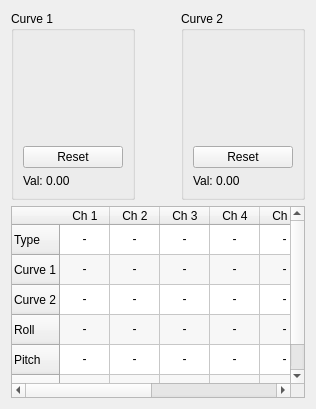
         <widget class="QWidget" name="custom">
          <layout class="QHBoxLayout" name="horizontalLayout_15">
           <item>
            <layout class="QGridLayout" name="gridLayout">
             <item row="0" column="0">
              <layout class="QHBoxLayout" name="horizontalLayout_14">
               <item>
                <widget class="QGroupBox" name="groupBox_4">
                 <property name="title">
                  <string>Curve 1</string>
                 </property>
                 <layout class="QVBoxLayout" name="verticalLayout_7">
                  <item>
                   <widget class="MixerCurveWidget" name="customThrottle1Curve" native="true">
                    <property name="sizePolicy">
                     <sizepolicy hsizetype="MinimumExpanding" vsizetype="MinimumExpanding">
                      <horstretch>0</horstretch>
                      <verstretch>0</verstretch>
                     </sizepolicy>
                    </property>
                    <property name="minimumSize">
                     <size>
                      <width>100</width>
                      <height>100</height>
                     </size>
                    </property>
                    <property name="maximumSize">
                     <size>
                      <width>200</width>
                      <height>200</height>
                     </size>
                    </property>
                   </widget>
                  </item>
                  <item>
                   <widget class="QPushButton" name="customReset1">
                    <property name="sizePolicy">
                     <sizepolicy hsizetype="Minimum" vsizetype="Minimum">
                      <horstretch>0</horstretch>
                      <verstretch>0</verstretch>
                     </sizepolicy>
                    </property>
                    <property name="minimumSize">
                     <size>
                      <width>0</width>
                      <height>0</height>
                     </size>
                    </property>
                    <property name="text">
                     <string>Reset</string>
                    </property>
                   </widget>
                  </item>
                  <item>
                   <widget class="QLabel" name="customThrottleCurve1Value">
                    <property name="text">
                     <string>Val: 0.00</string>
                    </property>
                   </widget>
                  </item>
                 </layout>
                </widget>
               </item>
               <item>
                <spacer name="horizontalSpacer_9">
                 <property name="orientation">
                  <enum>Qt::Horizontal</enum>
                 </property>
                 <property name="sizeHint" stdset="0">
                  <size>
                   <width>40</width>
                   <height>20</height>
                  </size>
                 </property>
                </spacer>
               </item>
               <item>
                <widget class="QGroupBox" name="groupBox_5">
                 <property name="title">
                  <string>Curve 2</string>
                 </property>
                 <layout class="QVBoxLayout" name="verticalLayout_17">
                  <item>
                   <widget class="MixerCurveWidget" name="customThrottle2Curve" native="true">
                    <property name="sizePolicy">
                     <sizepolicy hsizetype="MinimumExpanding" vsizetype="MinimumExpanding">
                      <horstretch>0</horstretch>
                      <verstretch>0</verstretch>
                     </sizepolicy>
                    </property>
                    <property name="minimumSize">
                     <size>
                      <width>100</width>
                      <height>100</height>
                     </size>
                    </property>
                    <property name="maximumSize">
                     <size>
                      <width>200</width>
                      <height>200</height>
                     </size>
                    </property>
                   </widget>
                  </item>
                  <item>
                   <widget class="QPushButton" name="customReset2">
                    <property name="text">
                     <string>Reset</string>
                    </property>
                   </widget>
                  </item>
                  <item>
                   <widget class="QLabel" name="customThrottleCurve2Value">
                    <property name="text">
                     <string>Val: 0.00</string>
                    </property>
                   </widget>
                  </item>
                 </layout>
                </widget>
               </item>
              </layout>
             </item>
             <item row="1" column="0">
              <widget class="QTableWidget" name="customMixerTable">
               <property name="sizePolicy">
                <sizepolicy hsizetype="MinimumExpanding" vsizetype="MinimumExpanding">
                 <horstretch>0</horstretch>
                 <verstretch>0</verstretch>
                </sizepolicy>
               </property>
               <property name="alternatingRowColors">
                <bool>true</bool>
               </property>
               <attribute name="horizontalHeaderDefaultSectionSize">
                <number>50</number>
               </attribute>
               <attribute name="horizontalHeaderStretchLastSection">
                <bool>false</bool>
               </attribute>
               <row>
                <property name="text">
                 <string>Type</string>
                </property>
               </row>
               <row>
                <property name="text">
                 <string>Curve 1</string>
                </property>
               </row>
               <row>
                <property name="text">
                 <string>Curve 2</string>
                </property>
               </row>
               <row>
                <property name="text">
                 <string>Roll</string>
                </property>
               </row>
               <row>
                <property name="text">
                 <string>Pitch</string>
                </property>
               </row>
               <row>
                <property name="text">
                 <string>Yaw</string>
                </property>
               </row>
               <column>
                <property name="text">
                 <string>Ch 1</string>
                </property>
               </column>
               <column>
                <property name="text">
                 <string>Ch 2</string>
                </property>
               </column>
               <column>
                <property name="text">
                 <string>Ch 3</string>
                </property>
               </column>
               <column>
                <property name="text">
                 <string>Ch 4</string>
                </property>
               </column>
               <column>
                <property name="text">
                 <string>Ch 5</string>
                </property>
               </column>
               <column>
                <property name="text">
                 <string>Ch 6</string>
                </property>
               </column>
               <column>
                <property name="text">
                 <string>Ch 7</string>
                </property>
               </column>
               <column>
                <property name="text">
                 <string>Ch 8</string>
                </property>
               </column>
               <item row="0" column="0">
                <property name="text">
                 <string>-</string>
                </property>
                <property name="textAlignment">
                 <set>AlignHCenter|AlignVCenter|AlignCenter</set>
                </property>
               </item>
               <item row="0" column="1">
                <property name="text">
                 <string>-</string>
                </property>
                <property name="textAlignment">
                 <set>AlignHCenter|AlignVCenter|AlignCenter</set>
                </property>
               </item>
               <item row="0" column="2">
                <property name="text">
                 <string>-</string>
                </property>
                <property name="textAlignment">
                 <set>AlignHCenter|AlignVCenter|AlignCenter</set>
                </property>
               </item>
               <item row="0" column="3">
                <property name="text">
                 <string>-</string>
                </property>
                <property name="textAlignment">
                 <set>AlignHCenter|AlignVCenter|AlignCenter</set>
                </property>
               </item>
               <item row="0" column="4">
                <property name="text">
                 <string>-</string>
                </property>
                <property name="textAlignment">
                 <set>AlignHCenter|AlignVCenter|AlignCenter</set>
                </property>
               </item>
               <item row="0" column="5">
                <property name="text">
                 <string>-</string>
                </property>
                <property name="textAlignment">
                 <set>AlignHCenter|AlignVCenter|AlignCenter</set>
                </property>
               </item>
               <item row="0" column="6">
                <property name="text">
                 <string>-</string>
                </property>
                <property name="textAlignment">
                 <set>AlignHCenter|AlignVCenter|AlignCenter</set>
                </property>
               </item>
               <item row="0" column="7">
                <property name="text">
                 <string>-</string>
                </property>
                <property name="textAlignment">
                 <set>AlignHCenter|AlignVCenter|AlignCenter</set>
                </property>
               </item>
               <item row="1" column="0">
                <property name="text">
                 <string>-</string>
                </property>
                <property name="textAlignment">
                 <set>AlignHCenter|AlignVCenter|AlignCenter</set>
                </property>
               </item>
               <item row="1" column="1">
                <property name="text">
                 <string>-</string>
                </property>
                <property name="textAlignment">
                 <set>AlignHCenter|AlignVCenter|AlignCenter</set>
                </property>
               </item>
               <item row="1" column="2">
                <property name="text">
                 <string>-</string>
                </property>
                <property name="textAlignment">
                 <set>AlignHCenter|AlignVCenter|AlignCenter</set>
                </property>
               </item>
               <item row="1" column="3">
                <property name="text">
                 <string>-</string>
                </property>
                <property name="textAlignment">
                 <set>AlignHCenter|AlignVCenter|AlignCenter</set>
                </property>
               </item>
               <item row="1" column="4">
                <property name="text">
                 <string>-</string>
                </property>
                <property name="textAlignment">
                 <set>AlignHCenter|AlignVCenter|AlignCenter</set>
                </property>
               </item>
               <item row="1" column="5">
                <property name="text">
                 <string>-</string>
                </property>
                <property name="textAlignment">
                 <set>AlignHCenter|AlignVCenter|AlignCenter</set>
                </property>
               </item>
               <item row="1" column="6">
                <property name="text">
                 <string>-</string>
                </property>
                <property name="textAlignment">
                 <set>AlignHCenter|AlignVCenter|AlignCenter</set>
                </property>
               </item>
               <item row="1" column="7">
                <property name="text">
                 <string>-</string>
                </property>
                <property name="textAlignment">
                 <set>AlignHCenter|AlignVCenter|AlignCenter</set>
                </property>
               </item>
               <item row="2" column="0">
                <property name="text">
                 <string>-</string>
                </property>
                <property name="textAlignment">
                 <set>AlignHCenter|AlignVCenter|AlignCenter</set>
                </property>
               </item>
               <item row="2" column="1">
                <property name="text">
                 <string>-</string>
                </property>
                <property name="textAlignment">
                 <set>AlignHCenter|AlignVCenter|AlignCenter</set>
                </property>
               </item>
               <item row="2" column="2">
                <property name="text">
                 <string>-</string>
                </property>
                <property name="textAlignment">
                 <set>AlignHCenter|AlignVCenter|AlignCenter</set>
                </property>
               </item>
               <item row="2" column="3">
                <property name="text">
                 <string>-</string>
                </property>
                <property name="textAlignment">
                 <set>AlignHCenter|AlignVCenter|AlignCenter</set>
                </property>
               </item>
               <item row="2" column="4">
                <property name="text">
                 <string>-</string>
                </property>
                <property name="textAlignment">
                 <set>AlignHCenter|AlignVCenter|AlignCenter</set>
                </property>
               </item>
               <item row="2" column="5">
                <property name="text">
                 <string>-</string>
                </property>
                <property name="textAlignment">
                 <set>AlignHCenter|AlignVCenter|AlignCenter</set>
                </property>
               </item>
               <item row="2" column="6">
                <property name="text">
                 <string>-</string>
                </property>
                <property name="textAlignment">
                 <set>AlignHCenter|AlignVCenter|AlignCenter</set>
                </property>
               </item>
               <item row="2" column="7">
                <property name="text">
                 <string>-</string>
                </property>
                <property name="textAlignment">
                 <set>AlignHCenter|AlignVCenter|AlignCenter</set>
                </property>
               </item>
               <item row="3" column="0">
                <property name="text">
                 <string>-</string>
                </property>
                <property name="textAlignment">
                 <set>AlignHCenter|AlignVCenter|AlignCenter</set>
                </property>
               </item>
               <item row="3" column="1">
                <property name="text">
                 <string>-</string>
                </property>
                <property name="textAlignment">
                 <set>AlignHCenter|AlignVCenter|AlignCenter</set>
                </property>
               </item>
               <item row="3" column="2">
                <property name="text">
                 <string>-</string>
                </property>
                <property name="textAlignment">
                 <set>AlignHCenter|AlignVCenter|AlignCenter</set>
                </property>
               </item>
               <item row="3" column="3">
                <property name="text">
                 <string>-</string>
                </property>
                <property name="textAlignment">
                 <set>AlignHCenter|AlignVCenter|AlignCenter</set>
                </property>
               </item>
               <item row="3" column="4">
                <property name="text">
                 <string>-</string>
                </property>
                <property name="textAlignment">
                 <set>AlignHCenter|AlignVCenter|AlignCenter</set>
                </property>
               </item>
               <item row="3" column="5">
                <property name="text">
                 <string>-</string>
                </property>
                <property name="textAlignment">
                 <set>AlignHCenter|AlignVCenter|AlignCenter</set>
                </property>
               </item>
               <item row="3" column="6">
                <property name="text">
                 <string>-</string>
                </property>
                <property name="textAlignment">
                 <set>AlignHCenter|AlignVCenter|AlignCenter</set>
                </property>
               </item>
               <item row="3" column="7">
                <property name="text">
                 <string>-</string>
                </property>
                <property name="textAlignment">
                 <set>AlignHCenter|AlignVCenter|AlignCenter</set>
                </property>
               </item>
               <item row="4" column="0">
                <property name="text">
                 <string>-</string>
                </property>
                <property name="textAlignment">
                 <set>AlignHCenter|AlignVCenter|AlignCenter</set>
                </property>
               </item>
               <item row="4" column="1">
                <property name="text">
                 <string>-</string>
                </property>
                <property name="textAlignment">
                 <set>AlignHCenter|AlignVCenter|AlignCenter</set>
                </property>
               </item>
               <item row="4" column="2">
                <property name="text">
                 <string>-</string>
                </property>
                <property name="textAlignment">
                 <set>AlignHCenter|AlignVCenter|AlignCenter</set>
                </property>
               </item>
               <item row="4" column="3">
                <property name="text">
                 <string>-</string>
                </property>
                <property name="textAlignment">
                 <set>AlignHCenter|AlignVCenter|AlignCenter</set>
                </property>
               </item>
               <item row="4" column="4">
                <property name="text">
                 <string>-</string>
                </property>
                <property name="textAlignment">
                 <set>AlignHCenter|AlignVCenter|AlignCenter</set>
                </property>
               </item>
               <item row="4" column="5">
                <property name="text">
                 <string>-</string>
                </property>
                <property name="textAlignment">
                 <set>AlignHCenter|AlignVCenter|AlignCenter</set>
                </property>
               </item>
               <item row="4" column="6">
                <property name="text">
                 <string>-</string>
                </property>
                <property name="textAlignment">
                 <set>AlignHCenter|AlignVCenter|AlignCenter</set>
                </property>
               </item>
               <item row="4" column="7">
                <property name="text">
                 <string>-</string>
                </property>
                <property name="textAlignment">
                 <set>AlignHCenter|AlignVCenter|AlignCenter</set>
                </property>
               </item>
               <item row="5" column="0">
                <property name="text">
                 <string>-</string>
                </property>
                <property name="textAlignment">
                 <set>AlignHCenter|AlignVCenter|AlignCenter</set>
                </property>
               </item>
               <item row="5" column="1">
                <property name="text">
                 <string>-</string>
                </property>
                <property name="textAlignment">
                 <set>AlignHCenter|AlignVCenter|AlignCenter</set>
                </property>
               </item>
               <item row="5" column="2">
                <property name="text">
                 <string>-</string>
                </property>
                <property name="textAlignment">
                 <set>AlignHCenter|AlignVCenter|AlignCenter</set>
                </property>
               </item>
               <item row="5" column="3">
                <property name="text">
                 <string>-</string>
                </property>
                <property name="textAlignment">
                 <set>AlignHCenter|AlignVCenter|AlignCenter</set>
                </property>
               </item>
               <item row="5" column="4">
                <property name="text">
                 <string>-</string>
                </property>
                <property name="textAlignment">
                 <set>AlignHCenter|AlignVCenter|AlignCenter</set>
                </property>
               </item>
               <item row="5" column="5">
                <property name="text">
                 <string>-</string>
                </property>
                <property name="textAlignment">
                 <set>AlignHCenter|AlignVCenter|AlignCenter</set>
                </property>
               </item>
               <item row="5" column="6">
                <property name="text">
                 <string>-</string>
                </property>
                <property name="textAlignment">
                 <set>AlignHCenter|AlignVCenter|AlignCenter</set>
                </property>
               </item>
               <item row="5" column="7">
                <property name="text">
                 <string>-</string>
                </property>
                <property name="textAlignment">
                 <set>AlignHCenter|AlignVCenter|AlignCenter</set>
                </property>
               </item>
              </widget>
             </item>
            </layout>
           </item>
          </layout>
         </widget>
